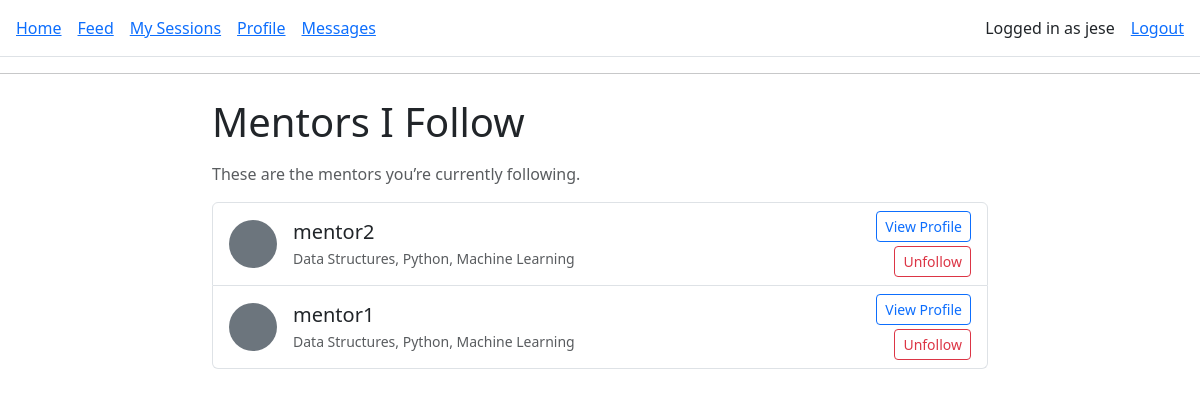
The page /following/ (signed in) on the database its author committed.
### core/models.py (models this page shows, shortened)
class Profile(models.Model):
    ROLE_CHOICES = [
        ("MENTOR", "Mentor"),
        ("MENTEE", "Mentee"),
    ]
    user = models.OneToOneField(
        settings.AUTH_USER_MODEL,
        on_delete=models.CASCADE,
        related_name="profile",
    )
    role = models.CharField(max_length=10, choices=ROLE_CHOICES)
    public_id = models.CharField(
        max_length=10,
        unique=True,
        editable=False,
        blank=True,
        null=True,
    )
    bio = models.TextField(blank=True)
    skills = models.CharField(
        max_length=255,
        blank=True,
        help_text="Comma-separated skills, e.g. Python, Data Science, Resume Review",
    )
    hourly_rate = models.DecimalField(
        max_digits=6,
        decimal_places=2,
        null=True,
        blank=True,
        help_text="Only for mentors",
    )
    photo = models.ImageField(
        upload_to="profiles/",
        blank=True,
        null=True,
    )

### core/views.py (the view)
# urls.py: path("following/", views.my_follows, name="my_follows"),
@login_required
def my_follows(request):
    profile = request.user.profile
    if profile.role != "MENTEE":
        return redirect("dashboard")
    follows = (
        Follow.objects
        .filter(follower=profile)
        .select_related("mentor", "mentor__user")
        .order_by("-created_at")
    )
    mentors = [f.mentor for f in follows]
    return render(
        request,
        "core/my_follows.html",
        {
            "follows": follows,
            "mentors": mentors,
        },
    )

### templates/core/my_follows.html (shortened to what this page needs)
{% extends "base.html" %}
{% block content %}
<div class="container mt-4" style="max-width: 800px;">
    <h1 class="mb-3">Mentors I Follow</h1>
    <p class="text-muted">
        These are the mentors you’re currently following.
    </p>
    {% if mentors %}
        <div class="list-group">
            {% for mentor in mentors %}
                <div class="list-group-item d-flex justify-content-between align-items-center">
                    <div class="d-flex align-items-center">
                        {% if mentor.photo %}
                            <img src="{{ mentor.photo.url }}"
                                 alt="{{ mentor.user.username }}"
                                 class="rounded-circle me-3"
                                 style="width: 48px; height: 48px; object-fit: cover;">
                        {% else %}
                            <div class="rounded-circle bg-secondary me-3"
                                 style="width: 48px; height: 48px;"></div>
                        {% endif %}
                        <div>
                            <h5 class="mb-1">
                                {{ mentor.user.username }}
                            </h5>
                            {% if mentor.skills %}
                                <div class="text-muted small">
                                    {{ mentor.skills }}
                                </div>
                            {% endif %}
                        </div>
                    </div>
                    <div class="text-end">
                        <a href="{% url 'mentor_detail' mentor.id %}"
                           class="btn btn-sm btn-outline-primary mb-1">
                            View Profile
                        </a>
                        <form method="post"
                              action="{% url 'toggle_follow' mentor.id %}">
                            <button type="submit"
                                    class="btn btn-sm btn-outline-danger">
                                Unfollow
                            </button>
                        </form>
                    </div>
                </div>
            {% endfor %}
        </div>
    {% else %}
        <p class="mt-3 text-muted">
            You’re not following any mentors yet.
            Visit the <a href="{% url 'mentor_list' %}">Find a Mentor</a> page to start following mentors.
        </p>
    {% endif %}
</div>
{% endblock %}

### templates/base.html (shortened to what this page needs)
<!DOCTYPE html>
<html lang="en">
<head>
    <link
      href="https://cdn.jsdelivr.net/npm/bootstrap@5.3.3/dist/css/bootstrap.min.css"
      rel="stylesheet">
</head>
<body>
    <header>
  <nav class="p-3 border-bottom d-flex align-items-center">
    {% if user.is_authenticated %}
      <a href="{% url 'dashboard' %}" class="me-3">Home</a>
      <a href="{% url 'feed' %}" class="me-3">Feed</a>
      <a href="{% url 'my_sessions' %}" class="me-3">My Sessions</a>
      <a href="{% url 'profile' %}" class="me-3">Profile</a>
      <a href="{% url 'inbox' %}" class="me-3">Messages</a>
      <span class="ms-auto me-3">Logged in as {{ user.username }}</span>
      <a href="{% url 'logout_custom' %}">Logout</a>
    {% else %}
      <a href="{% url 'home' %}" class="me-3">Home</a>
      <a href="{% url 'login' %}" class="me-3">Login</a>
      <a href="{% url 'select_role' %}">Sign up</a>
    {% endif %}
  </nav>
</header>
    <hr>
    {% block content %}{% endblock %}
</body>
</html>

### rows shown on the page
Profile: user.username "mentor2", skills "Data Structures, Python, Machine Learning"
Profile: user.username "mentor1", skills "Data Structures, Python, Machine Learning"

### other values the page prints
{{ user.username }} "jese"
